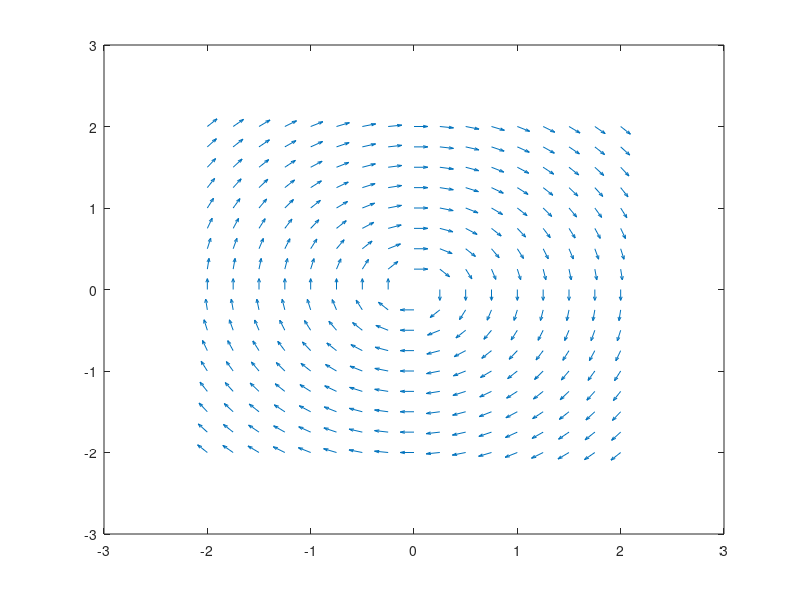

MATLAB code for this plot: (Note: this script raises an error after producing the figure.)
%%%%%%%%%%%%%%%%%%%%%%%%%%%%%%%%%%%%%%%%%%%%%%%%%%%%%%
% Direction Field and a Trajectory for the
% Simple Pendulum
% Mark W. Spong
% February 5, 2022
%%%%%%%%%%%%%%%%%%%%%%%%%%%%%%%%%%%%%%%%%%%%%%%%%%%%%%
clear
[x,y]=meshgrid(-2:0.25:2,-2:0.25:2);
u=y;
v=-x;
L=sqrt(u.^2 + v.^2); % normalize the length of the arrows
q=quiver(x,y,u./L,v./L,0.4);
hold on
q.Color='black';
q.AutoScale='on';
q.MaxHeadSize=0.2;
axis([-2 2 -2 2]);
axis square
th = linspace(0,2*pi);
xc = sin(th);
yc = cos(th);
plot(xc,yc,'k');
r = linspace(0,pi/2,20);
v = sin(r);
w = sqrt(1-v.^2);
plot(v,w,'Color','k')
hold on
p = plot(v(1),w(1),'o','Color','k','MarkerFaceColor','red');
%
axis manual
for k = 2:length(v)
    p.XData = v(k);
    p.YData = w(k);
    drawnow
end
for i=1:4
r = linspace(pi/2,pi,20);
v = sin(r);
w = -sqrt(1-v.^2);
plot(v,w,'Color','k')
hold on
%
axis manual
for k = 2:length(v)
    p.XData = v(k);
    p.YData = w(k);
    drawnow
end
r = linspace(pi,3*pi/2,20);
v = sin(r);
w = -sqrt(1-v.^2);
plot(v,w,'Color','k')
hold on
%
axis manual
for k = 2:length(v)
    p.XData = v(k);
    p.YData = w(k);
    drawnow
end
r = linspace(3*pi/2,2*pi,20);
v = sin(r);
w = sqrt(1-v.^2);
plot(v,w,'Color','k')
hold on
%
axis manual
for k = 2:length(v)
    p.XData = v(k);
    p.YData = w(k);
    drawnow 
end
r = linspace(0,pi/2,20);
v = sin(r);
w = sqrt(1-v.^2);
plot(v,w,'Color','k')
hold on
%
axis manual
for k = 2:length(v)
    p.XData = v(k);
    p.YData = w(k);
    drawnow
end
end